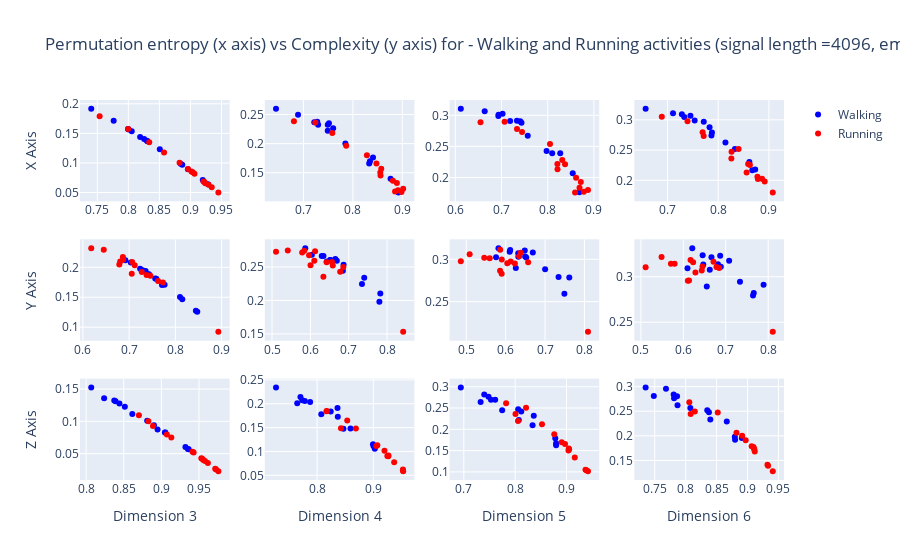

The code cell stored with this chart in its notebook:
### Markdown cell above
## Task 2.3  Plotting Permutation entropy vs Complexity for walking and running activity in subjects. (signal length =4096, embedded delay = 1 along data of axis x,y and z)

### Code cell
import plotly.graph_objects as go
from plotly.subplots import make_subplots

fig = make_subplots(rows=3, cols=4)

# Signal length = 4096 and delay = 1
# Activities running and walking
plot3_df = df[(df['Signal_Length']==4096)&(df['Delay']==1)&(df['Activity'].isin(['walking','running']))]


fig1 = plot3_df[(plot3_df['Dimension']==3)&(plot3_df['Accelerometer_Axis']=='x')&(plot3_df['Activity']=='walking')]
fig1_1 = plot3_df[(plot3_df['Dimension']==3)&(plot3_df['Accelerometer_Axis']=='x')&(plot3_df['Activity']=='running')]
fig.add_trace(go.Scatter(x=fig1['Permutation_Entropy'], y=fig1['Complexity'], mode="markers", marker_color='blue', showlegend=False),row=1, col=1)
fig.add_trace(go.Scatter(x=fig1_1['Permutation_Entropy'], y=fig1_1['Complexity'], mode="markers", marker_color='red', showlegend=False),row=1, col=1)

fig2 = plot3_df[(plot3_df['Dimension']==4)&(plot3_df['Accelerometer_Axis']=='x')&(plot3_df['Activity']=='walking')]
fig2_1 = plot3_df[(plot3_df['Dimension']==4)&(plot3_df['Accelerometer_Axis']=='x')&(plot3_df['Activity']=='running')]
fig.add_trace(go.Scatter(x=fig2['Permutation_Entropy'], y=fig2['Complexity'], mode="markers", marker_color='blue', showlegend=False),row=1, col=2)
fig.add_trace(go.Scatter(x=fig2_1['Permutation_Entropy'], y=fig2_1['Complexity'], mode="markers", marker_color='red', showlegend=False),row=1, col=2)

fig3 = plot3_df[(plot3_df['Dimension']==5)&(plot3_df['Accelerometer_Axis']=='x')&(plot3_df['Activity']=='walking')]
fig3_1 = plot3_df[(plot3_df['Dimension']==5)&(plot3_df['Accelerometer_Axis']=='x')&(plot3_df['Activity']=='running')]
fig.add_trace(go.Scatter(x=fig3['Permutation_Entropy'], y=fig3['Complexity'], mode="markers", marker_color='blue', showlegend=False),row=1, col=3)
fig.add_trace(go.Scatter(x=fig3_1['Permutation_Entropy'], y=fig3_1['Complexity'], mode="markers", marker_color='red', showlegend=False),row=1, col=3)

fig4 = plot3_df[(plot3_df['Dimension']==6)&(plot3_df['Accelerometer_Axis']=='x')&(plot3_df['Activity']=='walking')]
fig4_1 = plot3_df[(plot3_df['Dimension']==6)&(plot3_df['Accelerometer_Axis']=='x')&(plot3_df['Activity']=='running')]
fig.add_trace(go.Scatter(x=fig4['Permutation_Entropy'], y=fig4['Complexity'], mode="markers", marker_color='blue', showlegend=False),row=1, col=4)
fig.add_trace(go.Scatter(x=fig4_1['Permutation_Entropy'], y=fig4_1['Complexity'], mode="markers", marker_color='red', showlegend=False),row=1, col=4)


fig5 = plot3_df[(plot3_df['Dimension']==3)&(plot3_df['Accelerometer_Axis']=='y')&(plot3_df['Activity']=='walking')]
fig5_1 = plot3_df[(plot3_df['Dimension']==3)&(plot3_df['Accelerometer_Axis']=='y')&(plot3_df['Activity']=='running')]
fig.add_trace(go.Scatter(x=fig5['Permutation_Entropy'], y=fig5['Complexity'], mode="markers", marker_color='blue', showlegend=False),row=2, col=1)
fig.add_trace(go.Scatter(x=fig5_1['Permutation_Entropy'], y=fig5_1['Complexity'], mode="markers", marker_color='red', showlegend=False),row=2, col=1)

fig6 = plot3_df[(plot3_df['Dimension']==4)&(plot3_df['Accelerometer_Axis']=='y')&(plot3_df['Activity']=='walking')]
fig6_1 = plot3_df[(plot3_df['Dimension']==4)&(plot3_df['Accelerometer_Axis']=='y')&(plot3_df['Activity']=='running')]
fig.add_trace(go.Scatter(x=fig6['Permutation_Entropy'], y=fig6['Complexity'], mode="markers", marker_color='blue', showlegend=False),row=2, col=2)
fig.add_trace(go.Scatter(x=fig6_1['Permutation_Entropy'], y=fig6_1['Complexity'], mode="markers", marker_color='red', showlegend=False),row=2, col=2)

fig7 = plot3_df[(plot3_df['Dimension']==5)&(plot3_df['Accelerometer_Axis']=='y')&(plot3_df['Activity']=='walking')]
fig7_1 = plot3_df[(plot3_df['Dimension']==5)&(plot3_df['Accelerometer_Axis']=='y')&(plot3_df['Activity']=='running')]
fig.add_trace(go.Scatter(x=fig7['Permutation_Entropy'], y=fig7['Complexity'], mode="markers", marker_color='blue', showlegend=False),row=2, col=3)
fig.add_trace(go.Scatter(x=fig7_1['Permutation_Entropy'], y=fig7_1['Complexity'], mode="markers", marker_color='red', showlegend=False),row=2, col=3)

fig8 = plot3_df[(plot3_df['Dimension']==6)&(plot3_df['Accelerometer_Axis']=='y')&(plot3_df['Activity']=='walking')]
fig8_1 = plot3_df[(plot3_df['Dimension']==6)&(plot3_df['Accelerometer_Axis']=='y')&(plot3_df['Activity']=='running')]
fig.add_trace(go.Scatter(x=fig8['Permutation_Entropy'], y=fig8['Complexity'], mode="markers", marker_color='blue', showlegend=False),row=2, col=4)
fig.add_trace(go.Scatter(x=fig8_1['Permutation_Entropy'], y=fig8_1['Complexity'], mode="markers", marker_color='red', showlegend=False),row=2, col=4)



fig9 = plot3_df[(plot3_df['Dimension']==3)&(plot3_df['Accelerometer_Axis']=='z')&(plot3_df['Activity']=='walking')]
fig9_1 = plot3_df[(plot3_df['Dimension']==3)&(plot3_df['Accelerometer_Axis']=='z')&(plot3_df['Activity']=='running')]
fig.add_trace(go.Scatter(x=fig9['Permutation_Entropy'], y=fig9['Complexity'], mode="markers", marker_color='blue', showlegend=False),row=3, col=1)
fig.add_trace(go.Scatter(x=fig9_1['Permutation_Entropy'], y=fig9_1['Complexity'], mode="markers", marker_color='red', showlegend=False),row=3, col=1)

fig10 = plot3_df[(plot3_df['Dimension']==4)&(plot3_df['Accelerometer_Axis']=='z')&(plot3_df['Activity']=='walking')]
fig10_1 = plot3_df[(plot3_df['Dimension']==4)&(plot3_df['Accelerometer_Axis']=='z')&(plot3_df['Activity']=='running')]
fig.add_trace(go.Scatter(x=fig10['Permutation_Entropy'], y=fig10['Complexity'], mode="markers", marker_color='blue', showlegend=False),row=3, col=2)
fig.add_trace(go.Scatter(x=fig10_1['Permutation_Entropy'], y=fig10_1['Complexity'], mode="markers", marker_color='red', showlegend=False),row=3, col=2)

fig11 = plot3_df[(plot3_df['Dimension']==5)&(plot3_df['Accelerometer_Axis']=='z')&(plot3_df['Activity']=='walking')]
fig11_1 = plot3_df[(plot3_df['Dimension']==5)&(plot3_df['Accelerometer_Axis']=='z')&(plot3_df['Activity']=='running')]
fig.add_trace(go.Scatter(x=fig11['Permutation_Entropy'], y=fig11['Complexity'], mode="markers", marker_color='blue', showlegend=False),row=3, col=3)
fig.add_trace(go.Scatter(x=fig11_1['Permutation_Entropy'], y=fig11_1['Complexity'], mode="markers", marker_color='red', showlegend=False),row=3, col=3)

fig12 = plot3_df[(plot3_df['Dimension']==6)&(plot3_df['Accelerometer_Axis']=='z')&(plot3_df['Activity']=='walking')]
fig12_1 = plot3_df[(plot3_df['Dimension']==6)&(plot3_df['Accelerometer_Axis']=='z')&(plot3_df['Activity']=='running')]
fig.add_trace(go.Scatter(x=fig12['Permutation_Entropy'], y=fig12['Complexity'], mode="markers", marker_color='blue', name='Walking'),row=3, col=4)
fig.add_trace(go.Scatter(x=fig12_1['Permutation_Entropy'], y=fig12_1['Complexity'], mode="markers", marker_color='red', name='Running'),row=3, col=4)


# Update xaxis properties
fig.update_xaxes(title_text="Dimension 3", row=3, col=1)
fig.update_xaxes(title_text="Dimension 4", row=3, col=2)
fig.update_xaxes(title_text="Dimension 5", row=3, col=3)
fig.update_xaxes(title_text="Dimension 6", row=3, col=4)

# # Update yaxis properties
fig.update_yaxes(title_text="X Axis", row=1, col=1)
fig.update_yaxes(title_text="Y Axis", row=2, col=1)
fig.update_yaxes(title_text="Z Axis", row=3, col=1)

fig.update_layout(title_text = "Permutation entropy (x axis) vs Complexity (y axis) for - Walking and Running activities (signal length =4096, embedded delay = 1)")

fig.show()

### Figure 1 — Plotly figure (JSON) as saved in the notebook; plotly's stock layout.template omitted (floating-point values rounded to 4 significant figures)
{"data": [{"marker": {"color": "blue"}, "mode": "markers", "showlegend": false, "type": "scatter", "x": [0.8308, 0.8506, 0.8189, 0.8959, 0.8868, 0.8006, 0.8298, 0.7402, 0.8843, 0.9284, 0.8054, 0.8254, 0.7763, 0.9198, 0.7994], "xaxis": "x", "y": [0.1369, 0.1231, 0.144, 0.0895, 0.0969, 0.1565, 0.1375, 0.1915, 0.09872, 0.06396, 0.1535, 0.1403, 0.1712, 0.07099, 0.1574], "yaxis": "y"}, {"marker": {"color": "red"}, "mode": "markers", "showlegend": false, "type": "scatter", "x": [0.896, 0.921, 0.9238, 0.9343, 0.8825, 0.8336, 0.7996, 0.7538, 0.9226, 0.9016, 0.9037, 0.9293, 0.9065, 0.945, 0.8575], "xaxis": "x", "y": [0.08983, 0.06865, 0.06581, 0.05902, 0.1004, 0.1351, 0.1575, 0.179, 0.0678, 0.08536, 0.08447, 0.06321, 0.08177, 0.05003, 0.1178], "yaxis": "y"}, {"marker": {"color": "blue"}, "mode": "markers", "showlegend": false, "type": "scatter", "x": [0.7601, 0.7848, 0.7491, 0.8407, 0.8345, 0.7279, 0.7515, 0.6444, 0.833, 0.8921, 0.7296, 0.7492, 0.689, 0.8762, 0.7218], "xaxis": "x2", "y": [0.2265, 0.2003, 0.2223, 0.176, 0.1697, 0.2374, 0.235, 0.2597, 0.1659, 0.1161, 0.2325, 0.2323, 0.2495, 0.1397, 0.2368], "yaxis": "y2"}, {"marker": {"color": "red"}, "mode": "markers", "showlegend": false, "type": "scatter", "x": [0.8476, 0.8809, 0.8913, 0.8984, 0.8284, 0.7583, 0.724, 0.6806, 0.8853, 0.8574, 0.8559, 0.889, 0.8555, 0.9017, 0.7865], "xaxis": "x2", "y": [0.1658, 0.1363, 0.1198, 0.1171, 0.18, 0.2183, 0.2363, 0.2382, 0.1177, 0.1571, 0.1454, 0.1324, 0.1504, 0.1225, 0.1964], "yaxis": "y2"}, {"marker": {"color": "blue"}, "mode": "markers", "showlegend": false, "type": "scatter", "x": [0.7433, 0.7568, 0.7187, 0.8271, 0.8097, 0.7024, 0.7406, 0.612, 0.7976, 0.8685, 0.6937, 0.7334, 0.6637, 0.8542, 0.6933], "xaxis": "x3", "y": [0.2881, 0.2672, 0.2909, 0.239, 0.2388, 0.3024, 0.2903, 0.3105, 0.2427, 0.1764, 0.301, 0.2913, 0.3064, 0.207, 0.299], "yaxis": "y3"}, {"marker": {"color": "red"}, "mode": "markers", "showlegend": false, "type": "scatter", "x": [0.8315, 0.8614, 0.8688, 0.8781, 0.805, 0.7336, 0.7068, 0.6546, 0.8592, 0.8375, 0.8212, 0.8716, 0.8209, 0.8871, 0.7445], "xaxis": "x3", "y": [0.228, 0.1995, 0.1834, 0.1773, 0.254, 0.2781, 0.2896, 0.2889, 0.1758, 0.2214, 0.2131, 0.1929, 0.2216, 0.1798, 0.2731], "yaxis": "y3"}, {"marker": {"color": "blue"}, "mode": "markers", "showlegend": false, "type": "scatter", "x": [0.783, 0.7867, 0.7536, 0.8615, 0.833, 0.7453, 0.7877, 0.6569, 0.8143, 0.8672, 0.7284, 0.7715, 0.7109, 0.8729, 0.7331], "xaxis": "x4", "y": [0.2877, 0.274, 0.2988, 0.2305, 0.2516, 0.3069, 0.2792, 0.3182, 0.2625, 0.2165, 0.3094, 0.2967, 0.3108, 0.2178, 0.3047], "yaxis": "y4"}, {"marker": {"color": "red"}, "mode": "markers", "showlegend": false, "type": "scatter", "x": [0.8626, 0.8774, 0.8783, 0.8865, 0.8402, 0.7714, 0.7395, 0.6888, 0.856, 0.859, 0.826, 0.8916, 0.8264, 0.9076, 0.7693], "xaxis": "x4", "y": [0.2255, 0.206, 0.2021, 0.2027, 0.2518, 0.2734, 0.2978, 0.3049, 0.2129, 0.227, 0.2359, 0.1978, 0.2471, 0.1798, 0.2796], "yaxis": "y4"}, {"marker": {"color": "blue"}, "mode": "markers", "showlegend": false, "type": "scatter", "x": [0.7711, 0.7357, 0.7037, 0.7238, 0.8474, 0.6919, 0.8149, 0.81, 0.7767, 0.8443, 0.7292, 0.7587, 0.7425, 0.743, 0.7564], "xaxis": "x5", "y": [0.1705, 0.1938, 0.2078, 0.1974, 0.1258, 0.2116, 0.1467, 0.1504, 0.1711, 0.1276, 0.195, 0.1809, 0.1885, 0.1879, 0.1812], "yaxis": "y5"}, {"marker": {"color": "red"}, "mode": "markers", "showlegend": false, "type": "scatter", "x": [0.6788, 0.7065, 0.6181, 0.746, 0.7057, 0.6873, 0.7273, 0.893, 0.7121, 0.7626, 0.7377, 0.6866, 0.6452, 0.7732, 0.6807], "xaxis": "x5", "y": [0.2045, 0.2089, 0.232, 0.1857, 0.1891, 0.2129, 0.1921, 0.09222, 0.2035, 0.1771, 0.1872, 0.2171, 0.2295, 0.1748, 0.2096], "yaxis": "y5"}, {"marker": {"color": "blue"}, "mode": "markers", "showlegend": false, "type": "scatter", "x": [0.6866, 0.6426, 0.6039, 0.6298, 0.7824, 0.5866, 0.7405, 0.7346, 0.6848, 0.78, 0.6341, 0.669, 0.6514, 0.6523, 0.6651], "xaxis": "x6", "y": [0.2534, 0.2581, 0.2683, 0.2663, 0.2102, 0.2781, 0.2337, 0.2244, 0.2444, 0.198, 0.2664, 0.2593, 0.2604, 0.2605, 0.2617], "yaxis": "y6"}, {"marker": {"color": "red"}, "mode": "markers", "showlegend": false, "type": "scatter", "x": [0.6004, 0.6123, 0.5104, 0.6584, 0.634, 0.5839, 0.6424, 0.842, 0.6102, 0.6777, 0.6563, 0.5786, 0.5411, 0.6859, 0.5966], "xaxis": "x6", "y": [0.2524, 0.2736, 0.2726, 0.252, 0.2352, 0.2741, 0.2572, 0.1531, 0.2593, 0.243, 0.2575, 0.2716, 0.2744, 0.25, 0.2675], "yaxis": "y6"}, {"marker": {"color": "blue"}, "mode": "markers", "showlegend": false, "type": "scatter", "x": [0.669, 0.6258, 0.5757, 0.6103, 0.7615, 0.5817, 0.7343, 0.7001, 0.6495, 0.7491, 0.6114, 0.6523, 0.6319, 0.6321, 0.6484], "xaxis": "x7", "y": [0.308, 0.2898, 0.3023, 0.3089, 0.2784, 0.3132, 0.2792, 0.2884, 0.3033, 0.2592, 0.311, 0.3022, 0.307, 0.303, 0.3105], "yaxis": "y7"}, {"marker": {"color": "red"}, "mode": "markers", "showlegend": false, "type": "scatter", "x": [0.5858, 0.586, 0.4862, 0.6127, 0.5898, 0.5901, 0.6233, 0.8089, 0.5595, 0.6342, 0.6381, 0.5456, 0.5085, 0.6571, 0.6041], "xaxis": "x7", "y": [0.2864, 0.3112, 0.2976, 0.2973, 0.2829, 0.2998, 0.2949, 0.2142, 0.3012, 0.3036, 0.3078, 0.3018, 0.3059, 0.2964, 0.2952], "yaxis": "y7"}, {"marker": {"color": "blue"}, "mode": "markers", "showlegend": false, "type": "scatter", "x": [0.7079, 0.6552, 0.6097, 0.647, 0.7892, 0.6211, 0.766, 0.7335, 0.6884, 0.7643, 0.6455, 0.6816, 0.6663, 0.6623, 0.6868], "xaxis": "x8", "y": [0.3177, 0.2893, 0.3093, 0.3134, 0.2912, 0.3315, 0.2821, 0.2946, 0.3111, 0.2793, 0.3237, 0.3138, 0.3216, 0.3076, 0.3232], "yaxis": "y8"}, {"marker": {"color": "red"}, "mode": "markers", "showlegend": false, "type": "scatter", "x": [0.6133, 0.617, 0.5111, 0.6285, 0.6107, 0.623, 0.6434, 0.8108, 0.5795, 0.6711, 0.6845, 0.5708, 0.5486, 0.678, 0.6451], "xaxis": "x8", "y": [0.2958, 0.3184, 0.3104, 0.3047, 0.2956, 0.3159, 0.307, 0.2394, 0.3144, 0.3164, 0.3097, 0.3144, 0.3219, 0.3106, 0.3113], "yaxis": "y8"}, {"marker": {"color": "blue"}, "mode": "markers", "showlegend": false, "type": "scatter", "x": [0.8901, 0.8949, 0.8614, 0.932, 0.9363, 0.8392, 0.9046, 0.8068, 0.8239, 0.9352, 0.8374, 0.8811, 0.8515, 0.9053, 0.8443], "xaxis": "x9", "y": [0.09396, 0.08739, 0.1116, 0.06034, 0.05682, 0.1313, 0.08282, 0.1525, 0.1357, 0.05704, 0.1323, 0.1008, 0.1226, 0.08261, 0.1278], "yaxis": "y9"}, {"marker": {"color": "red"}, "mode": "markers", "showlegend": false, "type": "scatter", "x": [0.9132, 0.9618, 0.9558, 0.9728, 0.9542, 0.8827, 0.8701, 0.9413, 0.9715, 0.9579, 0.8888, 0.9757, 0.9073, 0.9531, 0.9428], "xaxis": "x9", "y": [0.0751, 0.03535, 0.0401, 0.0253, 0.0419, 0.1003, 0.1093, 0.05282, 0.02653, 0.03872, 0.09268, 0.0228, 0.07973, 0.04283, 0.05178], "yaxis": "y9"}, {"marker": {"color": "blue"}, "mode": "markers", "showlegend": false, "type": "scatter", "x": [0.8368, 0.8468, 0.8074, 0.9004, 0.8994, 0.7704, 0.8363, 0.727, 0.7647, 0.9026, 0.7737, 0.8242, 0.7876, 0.8594, 0.7782], "xaxis": "x10", "y": [0.1728, 0.1478, 0.1779, 0.1113, 0.1151, 0.2142, 0.191, 0.2342, 0.2009, 0.1057, 0.2074, 0.1837, 0.204, 0.1483, 0.2061], "yaxis": "y10"}, {"marker": {"color": "red"}, "mode": "markers", "showlegend": false, "type": "scatter", "x": [0.869, 0.9371, 0.9267, 0.9531, 0.9199, 0.8168, 0.8171, 0.9072, 0.9527, 0.9269, 0.8425, 0.9527, 0.8536, 0.925, 0.9054], "xaxis": "x10", "y": [0.1483, 0.0776, 0.09002, 0.05865, 0.1015, 0.1842, 0.185, 0.1131, 0.06028, 0.09142, 0.1487, 0.06214, 0.1647, 0.09046, 0.1117], "yaxis": "y10"}, {"marker": {"color": "blue"}, "mode": "markers", "showlegend": false, "type": "scatter", "x": [0.8118, 0.8071, 0.7747, 0.8797, 0.8781, 0.7529, 0.8362, 0.6942, 0.7327, 0.8798, 0.7398, 0.8058, 0.7611, 0.8339, 0.7481], "xaxis": "x11", "y": [0.2418, 0.2218, 0.245, 0.1675, 0.1788, 0.2697, 0.2321, 0.2982, 0.2641, 0.1625, 0.2817, 0.247, 0.2693, 0.2096, 0.2766], "yaxis": "y11"}, {"marker": {"color": "red"}, "mode": "markers", "showlegend": false, "type": "scatter", "x": [0.8523, 0.916, 0.905, 0.937, 0.8971, 0.7823, 0.8006, 0.8906, 0.9386, 0.9044, 0.8055, 0.9418, 0.8212, 0.9039, 0.8762], "xaxis": "x11", "y": [0.2121, 0.1338, 0.1529, 0.1052, 0.1653, 0.2612, 0.2358, 0.1695, 0.1035, 0.1548, 0.2197, 0.1016, 0.2504, 0.1505, 0.1884], "yaxis": "y11"}, {"marker": {"color": "blue"}, "mode": "markers", "name": "Walking", "type": "scatter", "x": [0.8349, 0.8075, 0.7868, 0.8795, 0.8908, 0.7813, 0.8665, 0.7353, 0.7485, 0.8799, 0.7682, 0.8376, 0.7861, 0.8398, 0.7806], "xaxis": "x12", "y": [0.252, 0.2567, 0.2619, 0.198, 0.1956, 0.2762, 0.2292, 0.2982, 0.2811, 0.192, 0.2954, 0.2479, 0.2804, 0.233, 0.2837], "yaxis": "y12"}, {"marker": {"color": "red"}, "mode": "markers", "name": "Running", "type": "scatter", "x": [0.8821, 0.9117, 0.9095, 0.9322, 0.9111, 0.8059, 0.8148, 0.897, 0.9332, 0.9103, 0.8081, 0.9408, 0.8518, 0.9067, 0.8913], "xaxis": "x12", "y": [0.2063, 0.1681, 0.1774, 0.1412, 0.1724, 0.2684, 0.2496, 0.1909, 0.1391, 0.1748, 0.2445, 0.1282, 0.2472, 0.179, 0.2002], "yaxis": "y12"}], "layout": {"title": {"text": "Permutation entropy (x axis) vs Complexity (y axis) for - Walking and Running activities (signal length =4096, embedded delay = 1)"}, "xaxis": {"anchor": "y", "domain": [0, 0.2125]}, "xaxis10": {"anchor": "y10", "domain": [0.2625, 0.475], "title": {"text": "Dimension 4"}}, "xaxis11": {"anchor": "y11", "domain": [0.525, 0.7375], "title": {"text": "Dimension 5"}}, "xaxis12": {"anchor": "y12", "domain": [0.7875, 1], "title": {"text": "Dimension 6"}}, "xaxis2": {"anchor": "y2", "domain": [0.2625, 0.475]}, "xaxis3": {"anchor": "y3", "domain": [0.525, 0.7375]}, "xaxis4": {"anchor": "y4", "domain": [0.7875, 1]}, "xaxis5": {"anchor": "y5", "domain": [0, 0.2125]}, "xaxis6": {"anchor": "y6", "domain": [0.2625, 0.475]}, "xaxis7": {"anchor": "y7", "domain": [0.525, 0.7375]}, "xaxis8": {"anchor": "y8", "domain": [0.7875, 1]}, "xaxis9": {"anchor": "y9", "domain": [0, 0.2125], "title": {"text": "Dimension 3"}}, "yaxis": {"anchor": "x", "domain": [0.7333, 1], "title": {"text": "X Axis"}}, "yaxis10": {"anchor": "x10", "domain": [0, 0.2667]}, "yaxis11": {"anchor": "x11", "domain": [0, 0.2667]}, "yaxis12": {"anchor": "x12", "domain": [0, 0.2667]}, "yaxis2": {"anchor": "x2", "domain": [0.7333, 1]}, "yaxis3": {"anchor": "x3", "domain": [0.7333, 1]}, "yaxis4": {"anchor": "x4", "domain": [0.7333, 1]}, "yaxis5": {"anchor": "x5", "domain": [0.3667, 0.6333], "title": {"text": "Y Axis"}}, "yaxis6": {"anchor": "x6", "domain": [0.3667, 0.6333]}, "yaxis7": {"anchor": "x7", "domain": [0.3667, 0.6333]}, "yaxis8": {"anchor": "x8", "domain": [0.3667, 0.6333]}, "yaxis9": {"anchor": "x9", "domain": [0, 0.2667], "title": {"text": "Z Axis"}}}}
